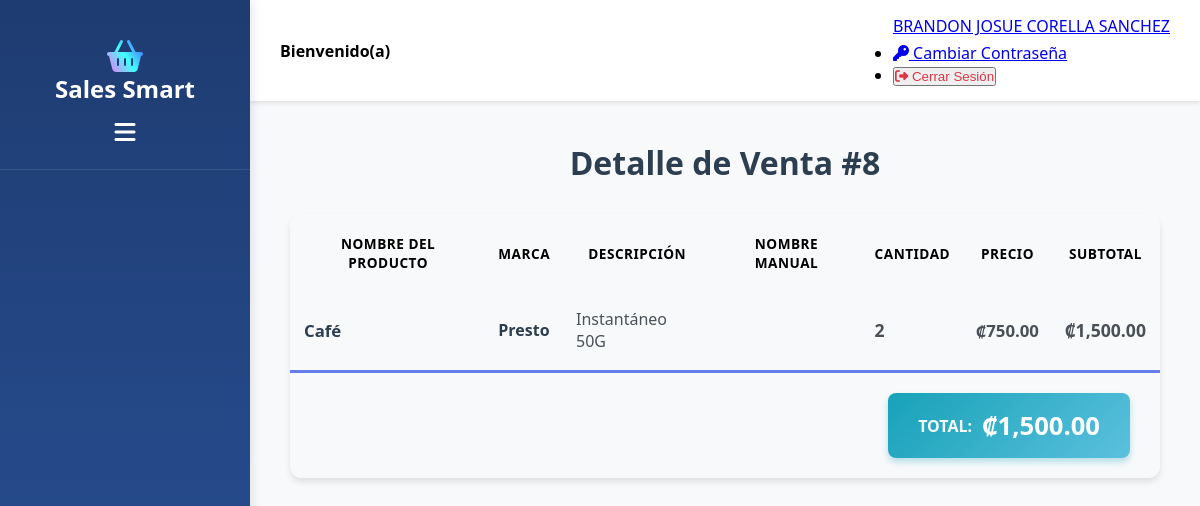
The app's page /View/Principal/DetalleVenta.php?id=8 (signed in) with its own data.
### tables this page shows
CREATE TABLE `tbdetalleventa` (
  `idDetalleVenta` int NOT NULL AUTO_INCREMENT,
  `idVenta` int NOT NULL,
  `idProducto` int DEFAULT NULL,
  `nombreManual` varchar(150) DEFAULT NULL,
  `cantidad` int NOT NULL,
  `precio` decimal(10,2) NOT NULL,
  `subtotal` decimal(10,2) NOT NULL,
  `total` decimal(10,2) NOT NULL,
  PRIMARY KEY (`idDetalleVenta`),
  KEY `FK_VENTA_DETALLE` (`idVenta`),
  KEY `FK_PRODUCTO_DETALLE` (`idProducto`),
  CONSTRAINT `FK_PRODUCTO_DETALLE` FOREIGN KEY (`idProducto`) REFERENCES `tbproducto` (`idProducto`) ON DELETE SET NULL ON UPDATE CASCADE,
  CONSTRAINT `FK_VENTA_DETALLE` FOREIGN KEY (`idVenta`) REFERENCES `tbventa` (`idVenta`)
);

CREATE TABLE `tbproducto` (
  `idProducto` int NOT NULL AUTO_INCREMENT,
  `codigoBarras` varchar(255) NOT NULL,
  `nombre` varchar(255) NOT NULL,
  `marca` varchar(255) NOT NULL,
  `idCategoria` int NOT NULL,
  `descripcion` varchar(255) NOT NULL,
  `cantidad` int NOT NULL,
  `precioUnitario` decimal(10,2) DEFAULT NULL,
  `precio` decimal(10,2) DEFAULT NULL,
  `idProveedor` int NOT NULL,
  `estado` bit(1) NOT NULL DEFAULT b'1',
  PRIMARY KEY (`idProducto`),
  UNIQUE KEY `uq_tbproducto_codigoBarras` (`codigoBarras`),
  KEY `FK_PRODUCTO_CATEGORIA` (`idCategoria`),
  KEY `FK_PRODUCTO_PROVEEDOR` (`idProveedor`),
  CONSTRAINT `FK_PRODUCTO_CATEGORIA` FOREIGN KEY (`idCategoria`) REFERENCES `tbcategoria` (`idCategoria`),
  CONSTRAINT `FK_PRODUCTO_PROVEEDOR` FOREIGN KEY (`idProveedor`) REFERENCES `tbproveedores` (`idProveedor`)
);

### Model/VentasModel.php (called while the page is built, shortened)
<?php
    function ConsultarDetalleModel ($idVenta)
    {
        try
        {
            $context = OpenConnection();
            $sentencia = "CALL ConsultarDetalleVenta('$idVenta')";
            $resultado = $context -> query($sentencia);
            $datos = [];
            while ($row = $resultado->fetch_assoc())
            {
                $datos[] = $row;
            }
            return $datos;
        }
        catch(Exception $error)
        {
            SaveError($error);
            return false;
        }
    }
?>

### Controller/VentasController.php (called while the page is built, shortened)
<?php
    include_once $_SERVER['DOCUMENT_ROOT'] . '/SalesSmart/Model/VentasModel.php';
    function ConsultarDetalle($idVenta)
    {
        return ConsultarDetalleModel($idVenta);
    }
?>

### View/Principal/DetalleVenta.php (the view, shortened to what this page needs)
<?php
    include_once $_SERVER['DOCUMENT_ROOT'] . '/SalesSmart/View/LayoutInterno.php';
    include_once $_SERVER['DOCUMENT_ROOT'] . '/SalesSmart/Controller/VentasController.php';
    $idVenta = $_GET["id"];
    $detalleVenta = ConsultarDetalle($idVenta);
?>
<!doctype html>
<html lang="es">
<body>
    <div class="detalle-container">
        <h2 class="page-title">Detalle de Venta #<?php echo $idVenta ?></h2>
        <div class="card card-detalle">
            <div class="card-body p-0">
                <div class="table-responsive">
                    <table class="table table-detalle" id="tbHistorial" name="tbHistorial">
                        <thead>
                            <tr>
                                <th scope="col">Nombre del Producto</th>
                                <th scope="col">Marca</th>
                                <th scope="col">Descripción</th>
                                <th scope="col">Nombre Manual</th>
                                <th scope="col">Cantidad</th>
                                <th scope="col">Precio</th>
                                <th scope="col">Subtotal</th>
                            </tr>
                        </thead>
                        <tbody>
                        <?php
                        foreach ($detalleVenta as $venta)
                        {
                            echo '
                            <tr>
                                <td class="text-center align-middle producto-col"><strong>'.$venta['nombreProducto'].'</strong></td>
                                <td class="text-center align-middle"><strong>'.$venta['marca'].'</strong></td>
                                <td class="text-center align-middle">'.$venta['descripcion'].'</td>
                                <td class="text-center align-middle">'.$venta['nombreManual'].'</td>
                                <td class="text-center align-middle cantidad-col">'.$venta['cantidad'].'</td>
                                <td class="text-center align-middle precio-col">₡'.number_format($venta['precio'], 2).'</td>
                                <td class="text-center align-middle subtotal-col">₡'.number_format($venta['subtotal'], 2).'</td>
                            </tr>';
                        }
                        ?>
                        </tbody>
                    </table>
                </div>
                <div class="total-container">
                    <div class="total-badge">
                        <span class="total-label">TOTAL:</span>
                        <span class="total-amount">₡<?php echo number_format($detalleVenta[0]['totalVenta'], 2); ?></span>
                    </div>
                </div>
            </div>
        </div>
    </div>
</body>
</html>

### View/CSS/EstilosHome.css (style rules this page uses)
* { margin: 0; padding: 0; box-sizing: border-box; }
body { font-family: 'Segoe UI', Tahoma, Geneva, Verdana, sans-serif; overflow-x: hidden; }

### View/CSS/EstilosProveedor.css (style rules this page uses)
.card { border: none; border-radius: 12px; box-shadow: 0 4px 20px rgba(0, 0, 0, 0.08); overflow: hidden; }

### View/CSS/EstilosDetalle.css (style rules this page uses)
.detalle-container { max-width: 1400px; margin: 0 auto; padding: 20px; }
.page-title { color: #2c3e50; font-weight: 700; text-align: center; margin-bottom: 30px; font-size: 2rem; }
.card-detalle { border-radius: 12px; box-shadow: 0 4px 6px rgba(0, 0, 0, 0.1); border: none; overflow: hidden; }
.table-detalle { margin-bottom: 0; }
.table-detalle thead { background-color: #f8f9fa; border-bottom: 2px solid #dee2e6; }
.table-detalle thead th { color: #000000; font-weight: 700; text-transform: uppercase; font-size: 0.85rem; letter-spacing: 0.5px; padding: 18px 12px; border: none; vertical-align: middle; }
.table-detalle tbody tr { transition: background-color 0.2s ease; border-bottom: 1px solid #e9ecef; }
.table-detalle tbody tr:last-child { border-bottom: none; }
.table-detalle tbody td { padding: 16px 12px; vertical-align: middle; color: #495057; }
.table-detalle tbody td strong { color: #2c3e50; font-weight: 600; }
.producto-col { font-size: 1.05rem; }
.cantidad-col { font-size: 1.1rem; color: #667eea; font-weight: 600; }
.precio-col { font-size: 1.05rem; color: #28a745; font-weight: 600; }
.subtotal-col { font-size: 1.1rem; color: #764ba2; font-weight: 700; }
.total-container { display: flex; justify-content: flex-end; padding: 20px 30px; background-color: #f8f9fa; border-top: 3px solid #667eea; }
.total-badge { background: linear-gradient(135deg, #17a2b8 0%, #5bc0de 100%); color: white; padding: 15px 30px; border-radius: 8px; font-size: 1.4rem; font-weight: 700; box-shadow: 0 4px 6px rgba(23, 162, 184, 0.3); display: inline-flex; align-items: center; gap: 10px; }
.total-label { font-size: 1rem; font-weight: 600; opacity: 0.95; }
.total-amount { font-size: 1.6rem; font-weight: 800; }

### View/CSS/EstilosDashboard.css (style rules this page uses)
:root { --primary-gradient: linear-gradient(135deg, #667eea 0%, #764ba2 100%); --success-gradient: linear-gradient(135deg, #11998e 0%, #38ef7d 100%); --warning-gradient: linear-gradient(135deg, #f093fb 0%, #f5576c 100%); --info-gradient: linear-gradient(135deg, #4facfe 0%, #00f2fe 100%); --dark-bg: #f8f9fa; --card-shadow: 0 10px 30px rgba(0, 0, 0, 0.1); --card-hover-shadow: 0 15px 40px rgba(0, 0, 0, 0.15); }
body { background: var(--dark-bg); font-family: 'Segoe UI', Tahoma, Geneva, Verdana, sans-serif; }

### records on screen
tbdetalleventa: idProducto.nombre "Café", idProducto.marca "Presto", idProducto.descripcion "Instantáneo 50G", cantidad "2", precio "750.00", subtotal "1,500.00"

### other values on screen
$nombreCompleto "BRANDON JOSUE CORELLA SANCHEZ"
$idVenta "8"
$detalleVenta[0]['totalVenta'] "1,500.00"
